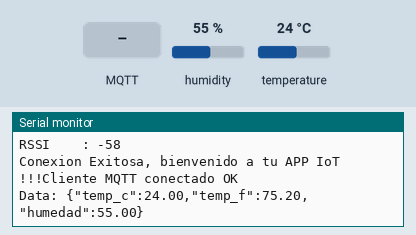
This sketch was run on a simulated ESP32. Shown: the last lines printed to the serial monitor. Inputs (shaded band) come from the test bench; at power-on: humidity 55 %, temperature 24 °C. WiFi joins after 1.5 s; servers stay silent unless stated; no MQTT or app messages arrive unless stated.

Above: at 3.2 s.
3.3 s: MQTT message "1,0" arrives on the first subscribed topic
At 7.7 s:
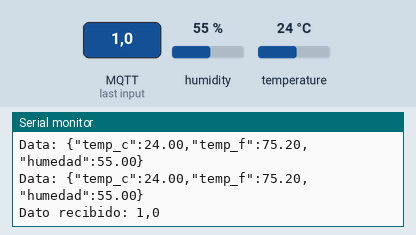
8.5 s: MQTT message "0.0" arrives on the first subscribed topic
At 12.9 s:
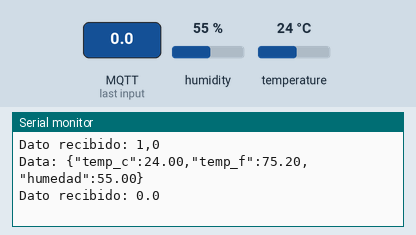
13.5 s: MQTT message "on" arrives on the first subscribed topic
At 18.2 s:
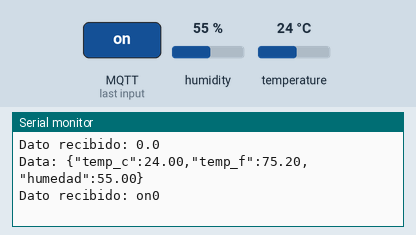
18.5 s: MQTT message "1" arrives on the first subscribed topic
At 23.2 s:
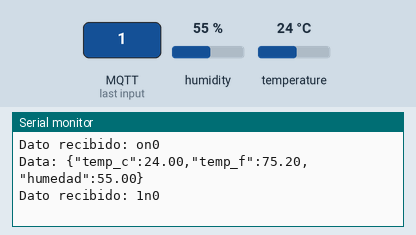
23.5 s: MQTT message "off" arrives on the first subscribed topic
At 27.5 s:
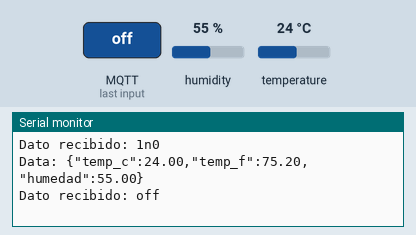
28.5 s: MQTT message "0" arrives on the first subscribed topic
At 32.8 s:
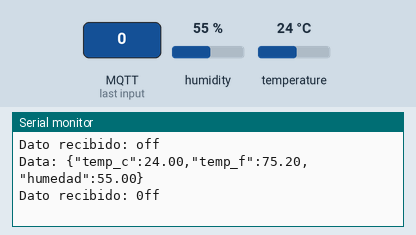

The sketch:

MQTTUbidots.ino
```cpp
#include <WiFi.h>
#include <PubSubClient.h>
#include <DHT.h>
#include <stdio.h> //sprintf()
#include <string.h> //manejo de strings
#include <stdint.h>

//Pinout sensor DHT22
#define DHT_PIN 4
#define DHT_TYPE DHT22
DHT dht(DHT_PIN, DHT_TYPE);

//Credenciales de red WiFi
#define WIFI_SSID   "CHESTER"
#define WIFI_PSWD   "Manchitas"

//Credenciales de Broker MQTT
const char *mqtt_broker = "industrial.api.ubidots.com";
const char *mqtt_username = "BBUS-buVzhgr6Usllw3YbAPadWIeAWxXwew";  //Token de la cuenta de ubidots
const char *mqtt_password = NULL;
const int mqtt_port = 1883; //1883 -> sin seguridad, 8883 -> con seguridad

//ID de cliente MQTT para ESP32
const char *clientID = "ESP32-DEV1";

//Topics de publicacion y descripcion para MQTT
const char *topic_dev_pub = "/v1.6/devices/dev_esp32_iot";
const char *topic_sw_sub = "/v1.6/devices/dev_esp32_iot/switch/lv";

//Prototipos de funciones
void WiFi_Scan (void);
void WiFi_Connect (void);
void MQTT_Connect(void);
void mqtt_recv_callback(char *topic, uint8_t *payload, unsigned int length);

//Objeto para manejar conexion IP para el ESP32
WiFiClient espClient;
//Objeto para manejar las conexiones y transferencias mediante MQTT
PubSubClient clientMQTT(espClient);

//Variables de aplicacion
float tempF;
float tempC;
float hmd;
char str_json[100];
char topic_recv[50];
char data_recv[10];

void setup()
{
  //Puerto Serial
  Serial.begin(115200);

  //DHT22 Init
  dht.begin();

  //Configurar el modo de WiFi
  WiFi.mode(WIFI_STA); // Modo Estacion

  //Conectar el ESP32 al un AP
  WiFi_Connect();

  //Conectar cliente MQTT (esp32) al broker de Ubidots
  MQTT_Connect();
}

void loop()
{
  //Evaluar conexion WiFi
  if(WL_CONNECTED == WiFi.status())
  {
    //Evaluar conexion MQTT
    if(true == clientMQTT.connected())
    {
      //Podemos publicar los datos en Ubidots
      //Leer datos del sensor
      hmd = dht.readHumidity();
      tempC = dht.readTemperature();
      tempF = dht.readTemperature(true);

      //Armar los datos en formato JSON
      sprintf(str_json, "{\"temp_c\":%.2f,\"temp_f\":%.2f,\"humedad\":%.2f}", tempC, tempF, hmd);

      //Publicar data
      clientMQTT.publish(topic_dev_pub, str_json);

      //Lo muestro en el monitor serial
      Serial.printf("Data: %s \r\n", str_json);
    }
    else
    {
      //Realizar una reconexion MQTT
      MQTT_Connect();
    }

    //Mantener la conexion actualizada
    clientMQTT.loop();

  }
  else
  {
    //Realizar una reconexion WiFi
    WiFi_Connect();
  }

  delay(5000);
}

//Desarrollo de funciones
void WiFi_Connect (void)
{
  //Configuracion de credenciales de red WIFI
  WiFi.begin(WIFI_SSID, WIFI_PSWD);

  //Esperar mientras se realiza la conexion del ESP32 al AP
  Serial.print("Conectando ESP32 al AP .");
  while(WL_CONNECTED != WiFi.status())
  {
    Serial.print(".");
    delay(1000);
  }

  //ESP32 esta conectado al AP
  Serial.println("");
  Serial.print("IP Local: ");
  Serial.println(WiFi.localIP());
  Serial.print("RSSI    : ");
  Serial.println(WiFi.RSSI());

  Serial.print("Conexion Exitosa, bienvenido a tu APP IoT !!!");
}


void WiFi_Scan (void)
{
  int nroRedesWiFi = 0;

  //Antes de escanar redes WiFi, debo desconectar el ESP32 del AP
  WiFi.disconnect();
  delay(100);

  Serial.printf("Escaneo WiFi Iniciado... \r\n");
  //Obtener la cantidad de redes WiFi cercanas del ESP32
  nroRedesWiFi = WiFi.scanNetworks();
  Serial.printf("Escaneo Listo!! \r\n");

  if(nroRedesWiFi == 0)
  {
    Serial.printf("No existen redes disponibles :c\r\n");
  }
  else
  {
    Serial.printf("Cantidad de redes econtradas: %d \r\n", nroRedesWiFi);

    //Imprimir el SSID y RSSI de las redes encontradas
    for(int i = 0; i < nroRedesWiFi; i++)
    {
      Serial.printf("%d -> ", i+1);
      Serial.print(WiFi.SSID(i));
      Serial.print(" (");
      Serial.print(WiFi.RSSI(i));
      Serial.print(")");
      Serial.println((WiFi.encryptionType(i) == WIFI_AUTH_OPEN)?" ":"*");
      delay(10);
    }
  }

  Serial.printf("\r\n\r\n");
  delay(5000);
}

//Funcion para conexion a broker MQTT
void MQTT_Connect(void)
{
  //Establecer la configuracion del broker
  clientMQTT.setServer(mqtt_broker, mqtt_port);

  //Establecer la funcion que va a recibir datos MQTT en ESP32
  clientMQTT.setCallback(mqtt_recv_callback);

  //Consultamos la conexion MQTT
  while(false == clientMQTT.connected())
  {
    //Evaluar si el cliente se ha conectado al broker MQTT
    if(true == clientMQTT.connect(clientID, mqtt_username, mqtt_password))
    {
      Serial.println("Cliente MQTT conectado OK");

      //El cliente debe suscribirse a los topics para recibir informacion
      clientMQTT.subscribe(topic_sw_sub);
    }
    else{
      Serial.print("Cliente MQTT falla la conexion: state = ");
      Serial.println(clientMQTT.state());
      delay(2000);
    }
  }
}

//Funcion para recibir los datos del broker de Ubidots
void mqtt_recv_callback(char *topic, uint8_t *payload, unsigned int length){
  memcpy(topic_recv, topic, strlen(topic));
  memcpy(data_recv, payload, length);

  Serial.print("Dato recibido: ");
  Serial.println(data_recv);

  if(0 == strcmp(topic_recv, topic_sw_sub))
  {
    if(0 == strcmp(data_recv, "1,0"))
    {
      //Accionar el led del ESP32
      digitalWrite(2, HIGH);
    }
    else if(0 == strcmp(data_recv, "0.0"))
    {
      //Apagar el led del ESP32
      digitalWrite(2, LOW);
    }
  }
}
```

Measured:
- after the input at 3.3 s, the serial monitor: prints a new line after 3.8 s (image 1)
- after the input at 8.5 s, the serial monitor: prints a new line after 3.6 s (image 2)
- after the input at 13.5 s, the serial monitor: prints a new line after 3.6 s (image 3)
- after the input at 18.5 s, the serial monitor: prints a new line after 3.6 s (image 4)
- after the input at 23.5 s, the serial monitor: prints a new line after 3.6 s (image 5)
- after the input at 28.5 s, the serial monitor: prints a new line after 3.6 s (image 6)
